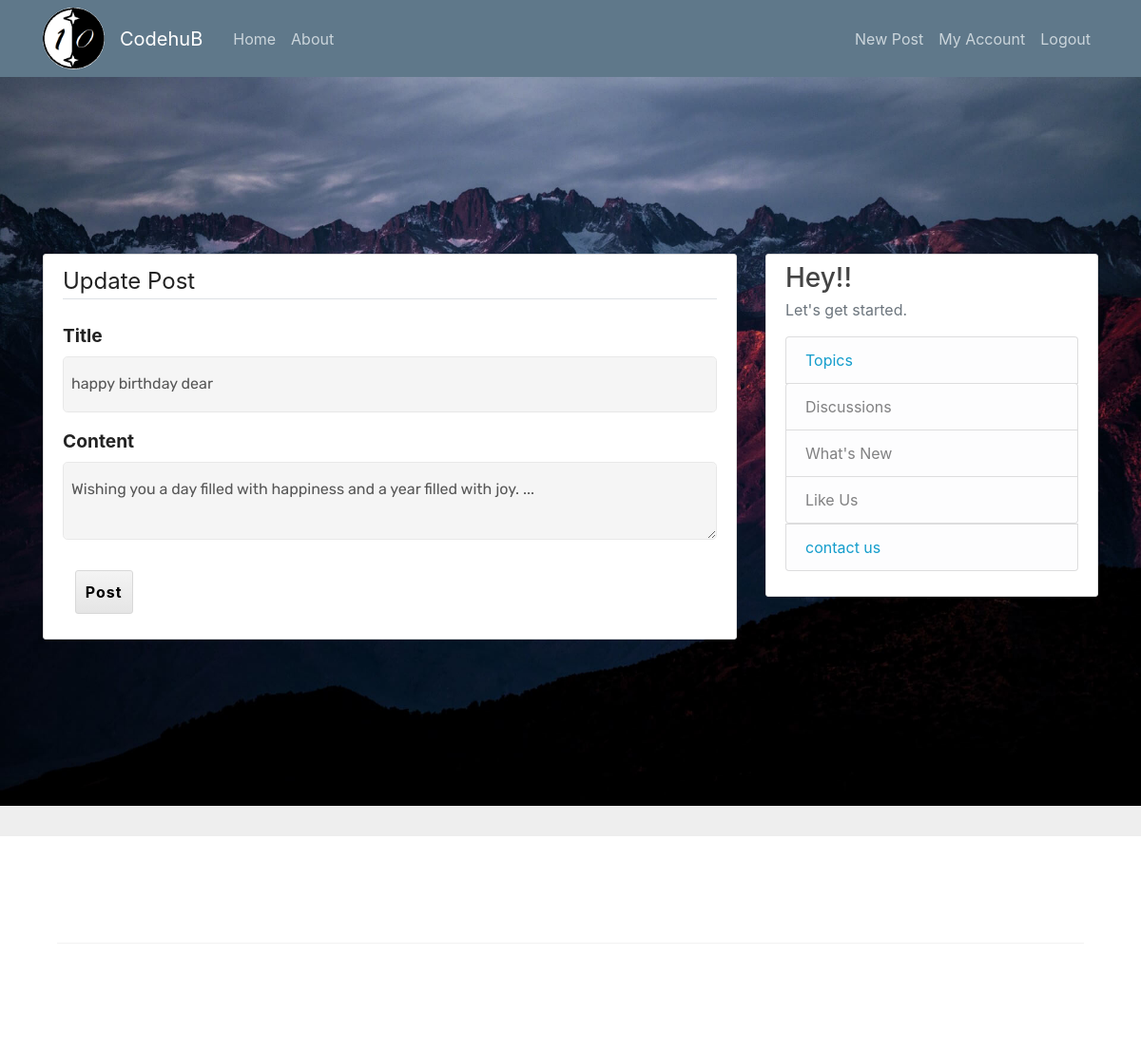
The page /post/2/update (signed in) on the database its author committed.
### flaskblog/models.py (models this page shows, shortened)
class Post(db.Model):
    id = db.Column(db.Integer, primary_key=True)
    title = db.Column(db.String(100), nullable=False)
    date_posted = db.Column(db.DateTime, nullable=False, default=datetime.utcnow)
    content = db.Column(db.Text, nullable=False)
    user_id = db.Column(db.Integer, db.ForeignKey('user.id'), nullable=False)

### flaskblog/routes.py (the view)
@app.route("/post/<int:post_id>/update", methods=['GET', 'POST'])
@login_required
def update_post(post_id):
    post = Post.query.get_or_404(post_id)
    if post.author != current_user:
        abort(403)
    form = PostForm()
    if form.validate_on_submit():
        post.title = form.title.data
        post.content = form.content.data
        db.session.commit()
        flash('Your post has been updated!', 'success')
        return redirect(url_for('post', post_id=post.id))
    elif request.method == 'GET':
        form.title.data = post.title
        form.content.data = post.content
    return render_template('create_post.html', title='Update Post',
                           form=form, legend='Update Post')

### flaskblog/forms.py
class PostForm(FlaskForm):
    title = StringField('Title', validators=[DataRequired()])
    content = TextAreaField('Content', validators=[DataRequired()])
    submit = SubmitField('Post')

### flaskblog/models.py (called while the page is built)
@login_manager.user_loader
def load_user(user_id):
    return User.query.get(int(user_id))

### flaskblog/templates/create_post.html (shortened to what this page needs)
{% extends "layout.html" %}
{% block content %}
<div class="content-section">
    <form method="POST" action="">
        <fieldset class="form-group">
            <legend class="border-bottom mb-4">{{ legend }}</legend>
            <div class="form-group">
                {{ form.title.label(class="form-control-label") }}
                {% if form.title.errors %}
                    {{ form.title(class="form-control form-control-lg is-invalid") }}
                    <div class="invalid-feedback">
                        {% for error in form.title.errors %}
                            <span>{{ error }}</span>
                        {% endfor %}
                    </div>
                {% else %}
                    {{ form.title(class="form-control form-control-lg") }}
                {% endif %}
            </div>
            <div class="form-group">
                {{ form.content.label(class="form-control-label") }}
                {% if form.content.errors %}
                    {{ form.content(class="form-control form-control-lg is-invalid") }}
                    <div class="invalid-feedback">
                        {% for error in form.content.errors %}
                            <span>{{ error }}</span>
                        {% endfor %}
                    </div>
                {% else %}
                    {{ form.content(class="form-control form-control-lg") }}
                {% endif %}
            </div>
        </fieldset>
        <div class="form-group">
            {{ form.submit(class="btn btn-outline-info") }}
        </div>
    </form>
</div>
{% endblock content %}

### flaskblog/static/main.css (style rules this page uses)
body { background: #fafafa; color: #333333; margin-top: 5rem; }
.content-section { background: #ffffff; padding: 10px 20px; border: 1px solid #dddddd; border-radius: 3px; margin-bottom: 20px; }
form label { font-size: 1.2em; font-weight: bold; display: block; padding: 10px 0; }
form input#submit { display: block; -webkit-border-radius: 3px; -moz-border-radius: 3px; border-radius: 3px; border:1px solid #d8d8d8; padding: 10px; font-weight:bold; text-align: center; color: #000000; background-color: #f4f4f4; background-image: -webkit-gradient(linear, left top, left bottom, color-stop(0%, #f4f4f4), color-stop(100%, #e5e5e5)); background-image: -webkit-linear-gradient(top, #f4f4f4, #e5e5e5); background-image: -moz-linear-gradient(top, #f4f4f4, #e5e5e5); background-image: -ms-linear-gradient(top, #f4f4f4, #e5e5e5); background-image: -o-linear-gradient(top, #f4f4f4, #e5e5e5); background-image: linear-gradient(top, #f4f4f4, #e5e5e5);filter:progid:DXImageTransform.Microsoft.gradient(GradientType=0,startColorstr=#f4f4f4, endColorstr=#e5e5e5); }

### flaskblog/static/theme/css/style.css (style rules this page uses)
body { color: #232323; }
body { position: relative; }
[type="submit"] { -webkit-appearance: none; }

### flaskblog/static/mobirise/css/mbr-additional.css (style rules this page uses)
body { font-style: normal; line-height: 1.5; }
.btn { font-weight: 500; border-width: 2px; font-style: normal; letter-spacing: 1px; margin: .4rem .8rem; white-space: normal; -webkit-transition: all 0.3s ease-in-out; -moz-transition: all 0.3s ease-in-out; transition: all 0.3s ease-in-out; padding: 1rem 3rem; border-radius: 3px; display: inline-flex; align-items: center; justify-content: center; word-break: break-word; }
.form-control-label { position: relative; cursor: pointer; margin-bottom: .357em; padding: 0; }
.form-control { background-color: #f5f5f5; box-shadow: none; color: #565656; font-family: 'Rubik', sans-serif; font-size: 1rem; line-height: 1.43; min-height: 3.5em; padding: 1.07em .5em; }
.form-control, .form-control:focus { border: 1px solid #e8e8e8; }
html, body { height: auto; min-height: 100vh; }

### rows shown on the page
Post: title "happy birthday dear", content "Wishing you a day filled with happiness and a year filled with joy. ..."

### other values the page prints
{{ legend }} "Update Post"
